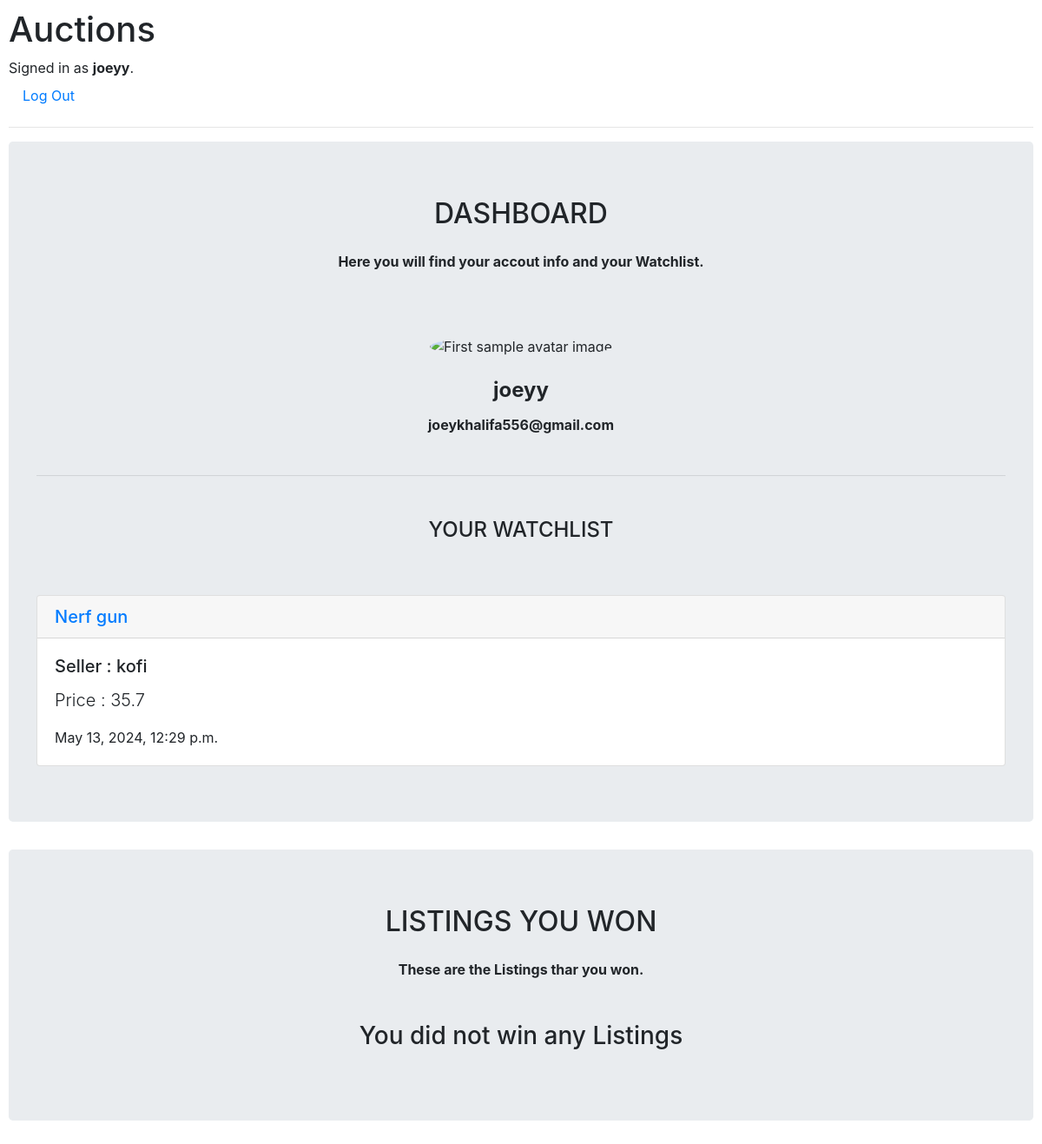
Page /dashboard (signed in) on the committed database.
### auctions/models.py (models this page shows)
class User(AbstractUser):
    pass

class Listing(models.Model):
    seller = models.CharField(max_length=64)
    title = models.CharField(max_length=64)
    description = models.TextField()
    starting_bid = models.FloatField()
    category = models.CharField(max_length=64)
    image_link = models.CharField(
        max_length=200, default=None, blank=True, null=True
    )
    created_at = models.DateTimeField(auto_now_add=True)

### auctions/views.py (the view)
# urls.py: path("dashboard", views.dashboard, name="dashboard"),
@login_required(login_url='/login')
def dashboard(request):
    winners = Winner.objects.filter(winner=request.user.username)
    lst = Watchlist.objects.filter(user=request.user.username)
    present = False
    productlst = []
    i = 0
    if lst:
        present = True
        for item in lst:
            product = Listing.objects.get(id=item.listingid)
            productlst.append(product)
    print(productlst)
    return render(request, "auctions/dashboard.html", {
        "product_list": productlst,
        "present": present,
        "products": winners
    })

### auctions/templates/auctions/dashboard.html (shortened to what this page needs)
{% extends "auctions/layout.html" %}
{% block body %}
    <div class="jumbotron text-center">
        <h2 class="card-title h2">DASHBOARD</h2>
        <p class="blue-text my-4 font-weight-bold">Here you will find your accout info and your Watchlist.</p>
        <div class="row d-flex justify-content-center">
            <div class="col-xl-7 pb-2">
                <div class="container mt-5">
                    <section class="text-center dark-grey-text">
                        <div class="wrapper-carousel-fix">
                            <div id="carousel-example-1" class="carousel no-flex testimonial-carousel slide carousel-fade" data-ride="carousel"
                                data-interval="false">
                                <div class="carousel-inner" role="listbox">
                                    <div class="carousel-item active">
                                        <div class="testimonial">
                                            <div class="avatar mx-auto mb-4">
                                                <img src="" style="width: 50%;" class="rounded-circle img-fluid"
                                                alt="First sample avatar image">
                                            </div>
                                            <h4 class="font-weight-bold">{{ request.user.username }}</h4>
                                            <h6 class="font-weight-bold my-3">{{ request.user.email }}</h6>
                                        </div>
                                    </div>
                                </div>
                            </div>
                        </div>
                    </section>
                </div>
            </div>
        </div>
        <hr class="my-4">
        <br>
        <h4 class="card-title">YOUR WATCHLIST</h4>
        {% if present %}
            {% for item in product_list %}
                <br> <br>
                <div class="card text-left">
                    <a href="{% url 'viewlisting' item.id %}"><h5 class="card-header h5">{{item.title}}</h5></a>
                    <div class="card-body">
                        <h5 class="card-title">Seller : {{item.seller}}</h5>
                        <p class="lead">Price : {{item.starting_bid}}</p>
                        <p class="card-text">{{item.created_at}}</p>
                    </div>
                </div>
            {% endfor %}
        {% else %}
            <div class="text-center">
                <br> <br>
                <p class="lead">No Listings Found</p>
            </div>
        {% endif %}
    </div>
    <div class="jumbotron text-center">
        <h2 class="card-title h2">LISTINGS YOU WON</h2>
        <p class="black-text my-4 font-weight-bold">These are the Listings thar you won.</p>
        <div class="row d-flex justify-content-center">
            <div class="col-xl-7 pb-2">
                {% if not products %}
                    <br>
                    <h3>You did not win any Listings</h3>
                {% endif %}
            </div>
        </div>
    </div>
{% endblock %}

### auctions/templates/auctions/layout.html (shortened to what this page needs)
{% load static %}
<!DOCTYPE html>
<html lang="en">
    <head>
        <link rel="stylesheet" href="https://stackpath.bootstrapcdn.com/bootstrap/4.4.1/css/bootstrap.min.css">
        <link href="{% static 'auctions/styles.css' %}" rel="stylesheet">
    </head>
    <body>
        <h1>Auctions</h1>
        <div>
            {% if user.is_authenticated %}
                Signed in as <strong>{{ user.username }}</strong>.
            {% else %}
                Not signed in.
            {% endif %}
        </div>
        <ul class="nav">
            {% if user.is_authenticated %}
                <li class="nav-item">
                    <a class="nav-link" href="{% url 'logout' %}">Log Out</a>
                </li>
            {% endif %}
        </ul>
        <hr>
        {% block body %}
        {% endblock %}
    </body>
</html>

### auctions/static/auctions/styles.css (style rules this page uses)
body { padding: 10px; }

### rows in the picture
User: username "joeyy", user.username "joeyy", user.email "joeykhalifa556@gmail.com"
Listing: title "Nerf gun", seller "kofi", starting_bid "35.7", created_at "May 13, 2024, 12:29 p.m."
